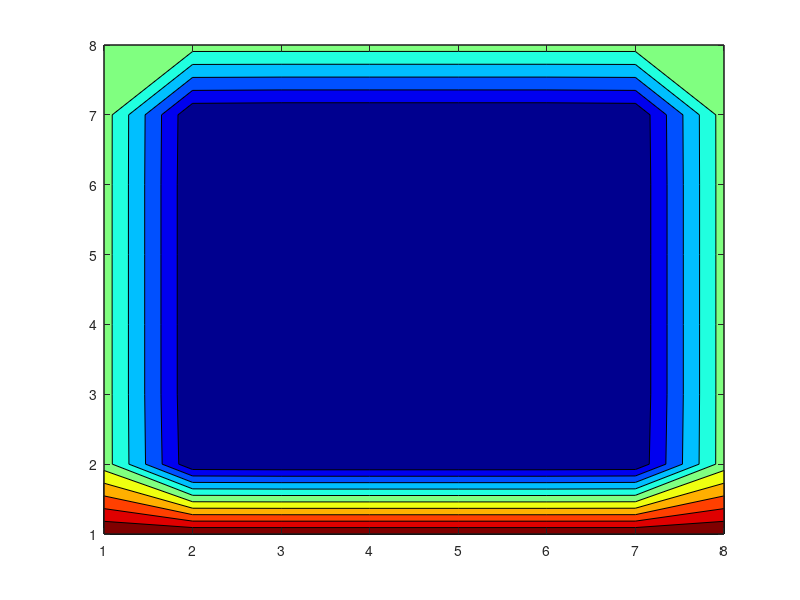

Here is the MATLAB script that generated this plot:
clear, clc;
more off;

Nx = 8;
Ny = 8;

Ttop = 0.5;
Tleft = 0.5;
Tbottom = 1.0;
Tright = 0.5;

Nmax = 10;


T = zeros(Nx,Ny);

Tavg = (Ttop + Tleft + Tbottom + Tright) / 4;

T(:,:) = Tavg;

T(1,:) = Tleft;
T(Nx,:) = Tright;
T(:,1) = Ttop;
T(:,Ny) = Tbottom;

colormap(jet)

tao = 0.01;

for n = 1:Nmax

  contourf([1:Nx], [1:Ny], rot90(T));
  pause(0.1)

  
  for i = 2:Nx-1
    Told(i) = T(1,i);
  end
  
  Told(1) = T(2,1);
  Told(Nx) = T(2,Nx);
  
  for j = 2:Ny-1
    for i = 2:Nx-1      
      
      t = ((Told(i) + T(j+1, i) + Told(i-1) + T(j,i+1)) - (T(j,i) / 4)) + T(j,i);
      
      Told(i) = T(j,i);
      
      T(j,i) = tao * t;
    end
    
    Told(1) = T(j+1,1);
    Told(Nx) = T(j+1,Nx);
  end
end